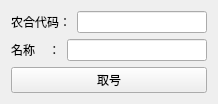
<?xml version="1.0" encoding="UTF-8"?>
<ui version="4.0">
 <class>Cooperativedictionary</class>
 <widget class="QWidget" name="Cooperativedictionary">
  <property name="geometry">
   <rect>
    <x>0</x>
    <y>0</y>
    <width>218</width>
    <height>104</height>
   </rect>
  </property>
  <property name="windowTitle">
   <string>获取农合码</string>
  </property>
  <layout class="QVBoxLayout" name="verticalLayout">
   <item>
    <layout class="QHBoxLayout" name="horizontalLayout">
     <item>
      <widget class="QLabel" name="label">
       <property name="text">
        <string>农合代码：</string>
       </property>
      </widget>
     </item>
     <item>
      <widget class="QLineEdit" name="lineEdit"/>
     </item>
    </layout>
   </item>
   <item>
    <layout class="QHBoxLayout" name="horizontalLayout_2">
     <item>
      <widget class="QLabel" name="label_2">
       <property name="text">
        <string>名称    ：</string>
       </property>
      </widget>
     </item>
     <item>
      <widget class="QLineEdit" name="lineEdit_2"/>
     </item>
    </layout>
   </item>
   <item>
    <widget class="QPushButton" name="getNoButton">
     <property name="text">
      <string>取号</string>
     </property>
    </widget>
   </item>
  </layout>
 </widget>
 <layoutdefault spacing="6" margin="11"/>
 <resources/>
 <connections/>
</ui>
